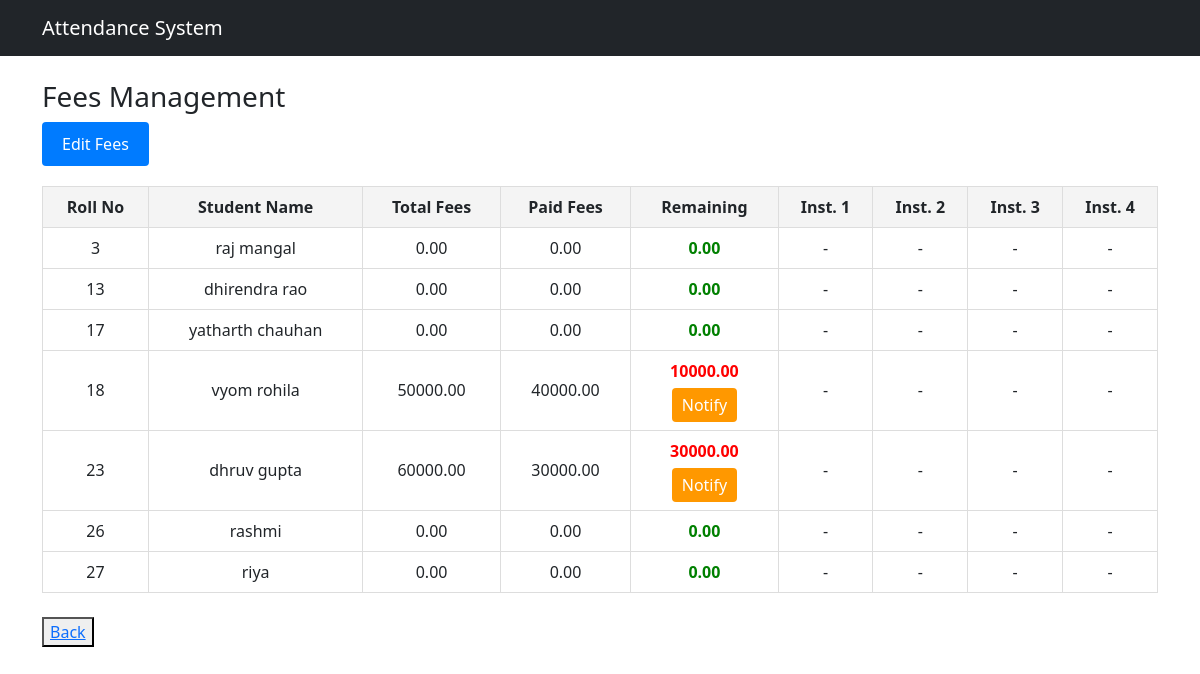
Page /fees/manager/fee-manager/ (signed in) on the earlier database version.
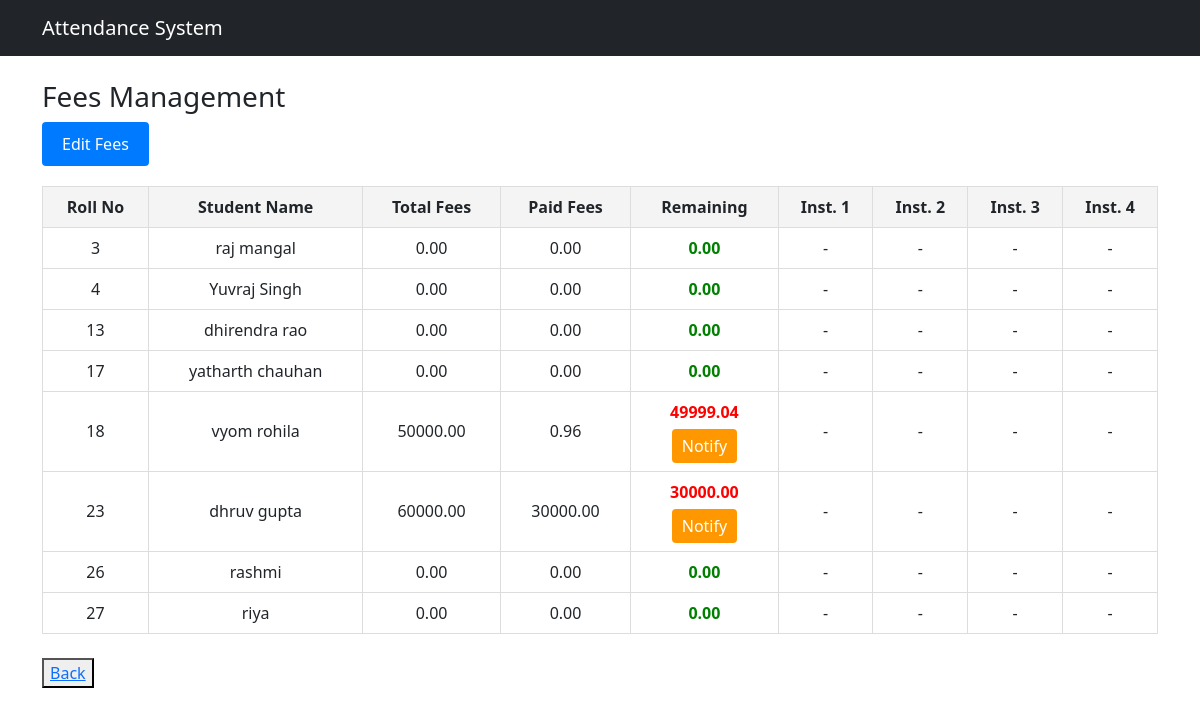
Same page on the later database version.
### accounts/models.py (models this page shows, shortened)
class StudentProfile(models.Model):
    user = models.OneToOneField(User, on_delete=models.CASCADE)
    roll_no = models.IntegerField(unique=True, validators=[roll_no_validator])
    phone = models.CharField(max_length=20,blank=True, null=True, validators=[phone_validator])
    city = models.CharField(max_length=50,blank=True,null=True)
    address = models.TextField(blank=True,null=True)
    pincode = models.CharField(max_length=10,blank=True,null=True, validators=[pincode_validator])
    dob = models.DateField(blank=True,null=True)
    last_qualification = models.CharField(max_length=100,blank=True,null=True)
    domain = models.CharField(max_length=50,blank=True,null=True)
    joining_date = models.DateField(blank=True,null=True,validators=[validate_not_future])
    photo = models.ImageField(upload_to='student_photos/',blank=True,null=True)
    is_active = models.BooleanField(default=True)
    added_by = models.ForeignKey(ManagerProfile, on_delete=models.SET_NULL,null=True,blank=True)
    is_placed = models.BooleanField(default=False)

### fees/models.py (models this page shows, shortened)
class FeeRecord(models.Model):
    student = models.OneToOneField(StudentProfile, on_delete=models.CASCADE, related_name='fee_record')
    total_fees = models.DecimalField(max_digits=10, decimal_places=2, default=0.00)
    paid_fees = models.DecimalField(max_digits=10, decimal_places=2, default=0.00)
    installment_1 = models.FileField(upload_to='receipts/', null=True, blank=True)
    installment_2 = models.FileField(upload_to='receipts/', null=True, blank=True)
    installment_3 = models.FileField(upload_to='receipts/', null=True, blank=True)
    installment_4 = models.FileField(upload_to='receipts/', null=True, blank=True)
    @property
    def remaining_fees(self):
        return self.total_fees - self.paid_fees

### fees/views.py (the view)
# urls.py: path('manager/fee-manager/', views.fee_manager, name='fee_manager'),
@login_required
def fee_manager(request):
    if not (request.user.is_superuser or hasattr(request.user, 'managerprofile')):
        return redirect('student_dashboard')
    students = list(StudentProfile.objects.select_related('fee_record', 'user').all())
    def studnet_sorting(s):
        try:
            return int(s.roll_no)
        except ValueError:
            return s.roll_no
    students.sort(key=studnet_sorting)
    for student in students:
        if not hasattr(student, 'fee_record'):
            FeeRecord.objects.get_or_create(student=student)
    return render(request, 'fees/fee_manager.html', {'students': students})

### templates/fees/fee_manager.html (shortened to what this page needs)
{% extends 'base.html' %}
{% block content %}
<h3>Fees Management</h3>
<div style="margin-bottom: 20px;">
    <button id="toggle-edit-btn" onclick="toggleEditMode()"
        style="padding: 10px 20px; background-color: #007bff; color: white; border: none; border-radius: 4px; cursor: pointer;">
        Edit Fees
    </button>
</div>
<table class="fees-table" id="fees-table">
    <thead>
        <tr>
            <th>Roll No</th>
            <th>Student Name</th>
            <th>Total Fees</th>
            <th>Paid Fees</th>
            <th>Remaining</th>
            <th>Inst. 1</th>
            <th>Inst. 2</th>
            <th>Inst. 3</th>
            <th>Inst. 4</th>
        </tr>
    </thead>
    <tbody>
        {% for student in students %}
        <tr>
            <form method="post" action="{% url 'update_fee' student.id %}" enctype="multipart/form-data">
                <td>{{ student.roll_no }}</td>
                <td>{{ student.user.get_full_name }}</td>
                <td>
                    <span class="view-only">{{ student.fee_record.total_fees }}</span>
                </td>
                <td>
                    <span class="view-only">{{ student.fee_record.paid_fees }}</span>
                </td>
                <td>
                    <span
                        class="{% if student.fee_record.remaining_fees > 0 %}remaining-positive{% else %}remaining-zero{% endif %}">
                        {{ student.fee_record.remaining_fees }}
                    </span>
                    {% if student.fee_record.remaining_fees > 0 %}
                    <br>
                    <a href="{% url 'send_fee_reminder' student.id %}"
                        style="padding: 5px 10px; background-color: #ff9800; color: white; text-decoration: none; border-radius: 4px; display: inline-block; margin-top: 5px;">
                        Notify
                    </a>
                    {% endif %}
                </td>
                <td>
                    <div class="view-only">
                        {% if student.fee_record.installment_1 %}
                        <a href="{{ student.fee_record.installment_1.url }}" target="_blank">View</a>
                        {% else %}-{% endif %}
                    </div>
                </td>
                <td>
                    <div class="view-only">
                        {% if student.fee_record.installment_2 %}
                        <a href="{{ student.fee_record.installment_2.url }}" target="_blank">View</a>
                        {% else %}-{% endif %}
                    </div>
                </td>
                <td>
                    <div class="view-only">
                        {% if student.fee_record.installment_3 %}
                        <a href="{{ student.fee_record.installment_3.url }}" target="_blank">View</a>
                        {% else %}-{% endif %}
                    </div>
                </td>
                <td>
                    <div class="view-only">
                        {% if student.fee_record.installment_4 %}
                        <a href="{{ student.fee_record.installment_4.url }}" target="_blank">View</a>
                        {% else %}-{% endif %}
                    </div>
                </td>
            </form>
        </tr>
        {% endfor %}
    </tbody>
</table>
<br>
{% if user.is_superuser %}
<button><a href="/admin/">Back</a></button>
{% else %}
<button><a href="{% url 'manager_dashboard' %}">Back to Dashboard</a></button>
{% endif %}
{% endblock %}

### templates/base.html (shortened to what this page needs)
<!DOCTYPE html>
<html>
<head>
    <link href="https://cdn.jsdelivr.net/npm/bootstrap@5.3.2/dist/css/bootstrap.min.css" rel="stylesheet">
</head>
<body>
    <nav class="navbar navbar-expand-lg navbar-dark bg-dark mb-4">
        <div class="container">
            <a class="navbar-brand" href="/">Attendance System</a>
        </div>
    </nav>
    <div class="container">
        {% block content %}{% endblock %}
    </div>
</body>
</html>

### templates/fees/fee_manager.html (style rules this page uses)
.fees-table { width: 100%; border-collapse: collapse; margin-top: 20px; }
.fees-table th, .fees-table td { border: 1px solid #ddd; padding: 8px; text-align: center; }
.fees-table th { background-color: #f4f4f4; }
.remaining-positive { color: red; font-weight: bold; }
.remaining-zero { color: green; font-weight: bold; }

Differences in the rows shown:
added StudentProfile: roll_no "4", user.get_full_name "Yuvraj Singh", fee_record.total_fees "0.00", fee_record.paid_fees "0.00", fee_record.remaining_fees "0.00"
changed through a linked row, StudentProfile "vyom rohila": fee_record.paid_fees "40000.00" → "0.96"; fee_record.remaining_fees "10000.00" → "49999.04"
